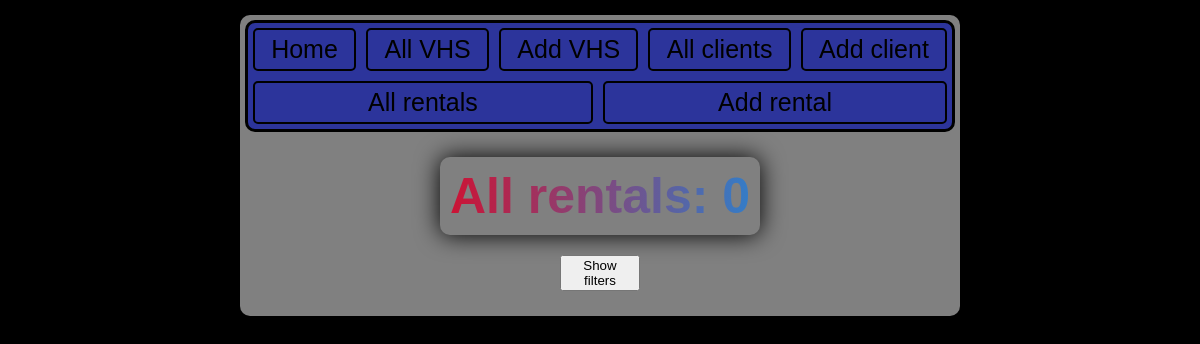
/all_rentals, run on an earlier commit of the app's database.
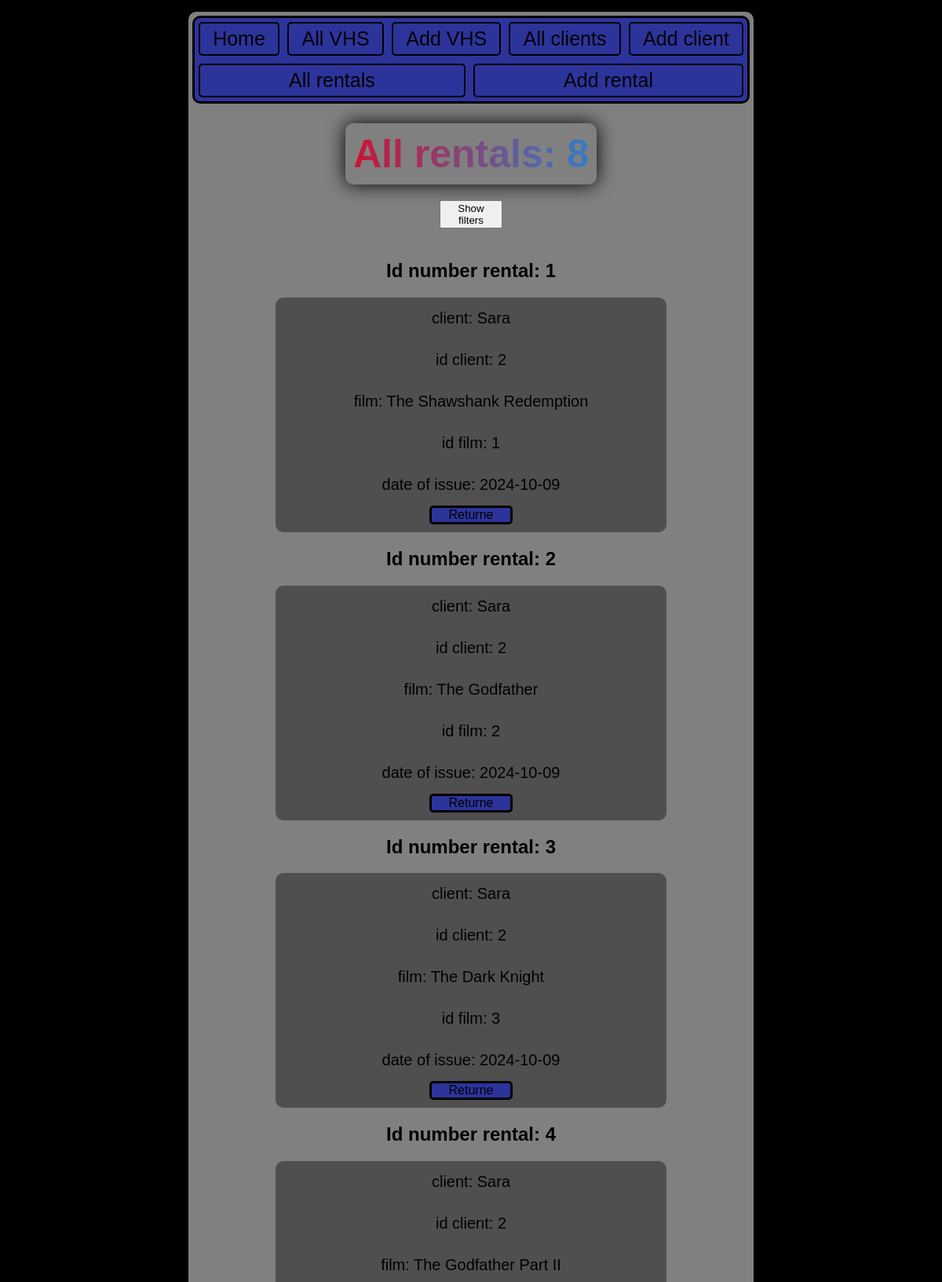
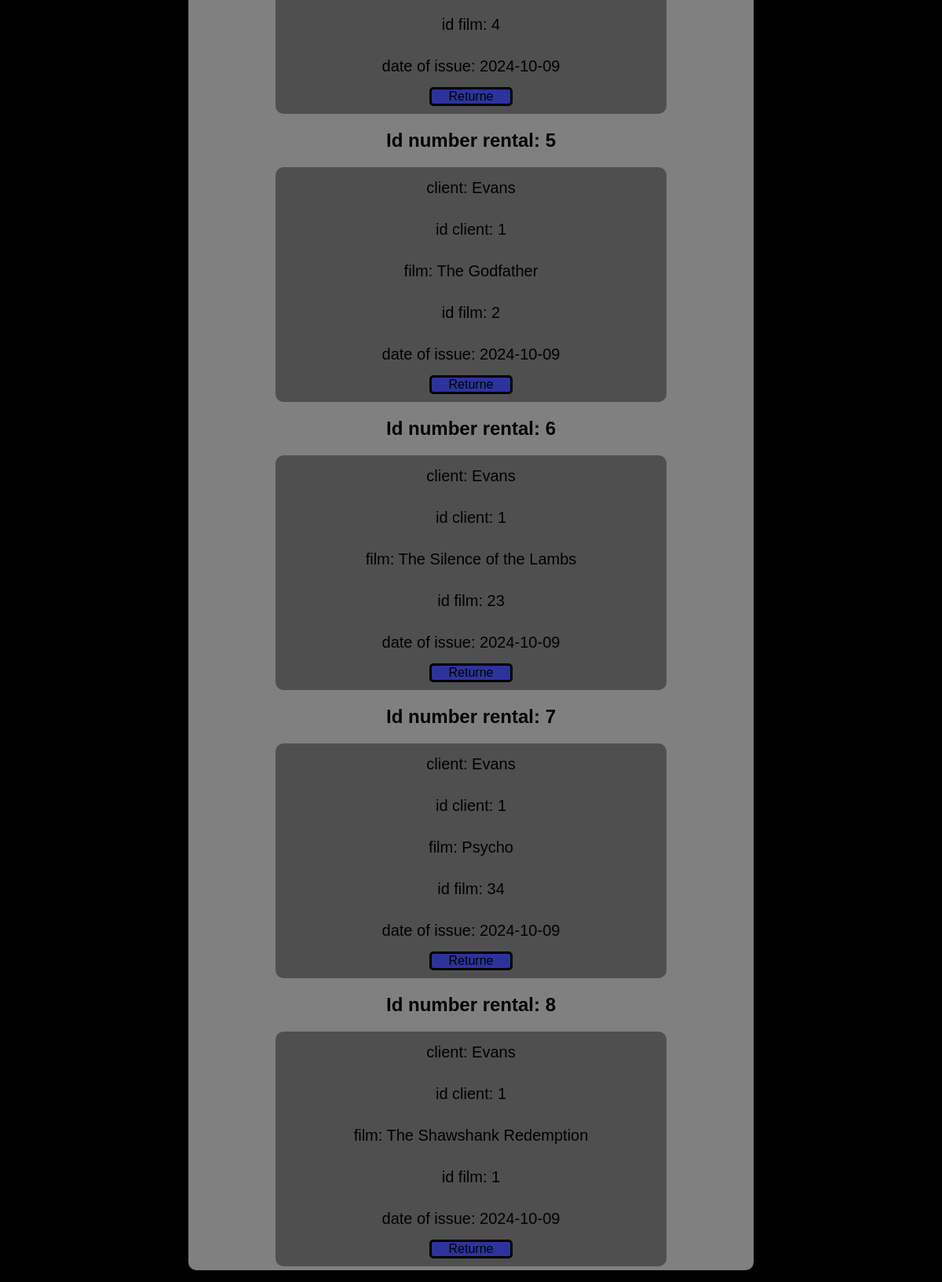
And on a later commit of the database (2 pictures, top to bottom).
### flaskr/db_models.py (models this page shows, shortened)
class Rental(db.Model):
    __bind_key__ = 'rentals'
    __tablename__ = 'rentals'
    id_link = db.Column(db.Integer, primary_key=True)
    client_id = db.Column(db.Integer, db.ForeignKey('clients.id_client'))
    vhs_tape_id = db.Column(db.Integer, db.ForeignKey('vhs_tapes.id_num'))
    client = db.relationship('Client', backref=db.backref('rentals', lazy='dynamic'))
    vhs_tapes = db.relationship('VhsTape', backref=db.backref('rentals', lazy='dynamic'))
    client_name = db.Column(db.String)
    title_vhs = db.Column(db.String)
    date_created = db.Column(db.Date)

### flaskr/routes/rental.py (the view)
@app.route("/all_rentals")
def all_rentals():
    total = Rental.query.count()
    client_name = request.args.get("client_name")
    film_title = request.args.get("film_title")
    data = {"total": total}
    if client_name:
        all_issued = Rental.query.filter(
            Rental.client_name.like(f"%{client_name}%")
        ).all()
        count = Rental.query.filter(Rental.client_name == client_name).count()
        data["count"] = count
    elif film_title:
        all_issued = Rental.query.filter(Rental.title_vhs.like(f"%{film_title}%")).all()
        count = Rental.query.filter(Rental.title_vhs == film_title).count()
        data["count"] = count
    else:
        all_issued = Rental.query.all()
    return render_template("rental/all_rentals_page.html", all_issued=all_issued, **data)

### flaskr/templates/rental/all_rentals_page.html (shortened to what this page needs)
{% extends "base.html" %}
{% block content %}
<h1 id="home-title" style="margin-top: 25px;">All rentals: {{ total }}</h1>
<button class="filter-button" style="margin: 20px auto;" onclick="document.querySelector('.search').style.display = 'block'; this.style.display = 'none';">
    Show filters
</button>
{% for rental in all_issued %}
<h2 style="text-align: center;">Id number rental: {{ rental.id_link }}</h2>
<div class="rental-card">
    <p>client: {{ rental.client_name }}</p>
    <p>id client: {{ rental.client_id }}</p>
    <p>film: {{ rental.title_vhs }}</p>
    <p>id film: {{ rental.vhs_tape_id }}</p>
    <p>date of issue: {{ rental.date_created }}</p>
    <a class="button-all" href="/rental/{{ rental.id_link }}/delete">Returne</a>
</div>
{% endfor %}
{% endblock %}

### flaskr/templates/base.html (shortened to what this page needs)
<!DOCTYPE html>
<html lang="en">
<head>
    <link rel="stylesheet" href="{{ url_for('static', filename='CSS/style.css') }}">
</head>
<body>
    <div class="main">
        <nav class="main-nav {% block nav_class %}{% endblock %}">
            <a href="/">Home</a>
            <a href="/all_vhstapes">All VHS</a>
            <a href="/create_vhstape">Add VHS</a>
            <a href="/all_clients">All clients</a>
            <a href="/create_client">Add client</a>
            <a href="/all_rentals">All rentals</a>
            <a href="/create_rental">Add rental</a>
        </nav>
        {% block content %}{% endblock %}
    </div>
</body>
</html>

### flaskr/static/CSS/style.css (style rules this page uses)
body { background-color: black; font-family: 'Source Sans Pro', sans-serif; z-index: -2; }
.main { display: flex; flex-direction: column; background-color: grey; width: 60%; padding: 5px; margin: 15px auto; border-radius: 10px; z-index: -1; }
nav { display: flex; border: 3px solid black; border-radius: 10px; background-color: rgb(44, 52, 155); flex-wrap: wrap; position: sticky; top: 0; z-index: 4; }
nav a { padding: 5px; border: 2px solid black; border-radius: 5px; margin: 5px; font-size: 25px; color: black; text-decoration: none; text-align: center; flex-grow: 1; }
#home-title { text-align: center; font-size: 50px; background: linear-gradient(90deg, rgb(209, 16, 48), rgb(47, 128, 204)); -webkit-background-clip: text; background-clip: text; -webkit-text-fill-color: transparent; box-shadow: 0 0 25px rgba(0, 0, 0, 1); border-radius: 10px; margin: 0 auto; padding: 10px; }
.filter-button { width: 80px; }
.button-all { text-decoration: none; background-color: rgb(44, 52, 155); color: black; border: 3px solid black; border-radius: 5px; }
.rental-card { display: flex; flex-direction: column; border-radius: 10px; background: rgb(80, 79, 79); display: flex; margin: 5px; align-items: center; width: 70%; margin: 0 auto; }
.rental-card > p { font-size: 20px; margin: 15px; }
.rental-card > a { width: 20%; text-align: center; margin-bottom: 10px; }

What changed in the data, as far as the page shows it:
added Rental: id_link "1", client_name "Sara", client_id "2", title_vhs "The Shawshank Redemption", vhs_tape_id "1", date_created "2024-10-09"
added Rental: id_link "2", client_name "Sara", client_id "2", title_vhs "The Godfather", vhs_tape_id "2", date_created "2024-10-09"
added Rental: id_link "3", client_name "Sara", client_id "2", title_vhs "The Dark Knight", vhs_tape_id "3", date_created "2024-10-09"
added Rental: id_link "4", client_name "Sara", client_id "2", title_vhs "The Godfather Part II", vhs_tape_id "4", date_created "2024-10-09"
added Rental: id_link "5", client_name "Evans", client_id "1", title_vhs "The Godfather", vhs_tape_id "2", date_created "2024-10-09"
added Rental: id_link "6", client_name "Evans", client_id "1", title_vhs "The Silence of the Lambs", vhs_tape_id "23", date_created "2024-10-09"
added Rental: id_link "7", client_name "Evans", client_id "1", title_vhs "Psycho", vhs_tape_id "34", date_created "2024-10-09"
added Rental: id_link "8", client_name "Evans", client_id "1", title_vhs "The Shawshank Redemption", vhs_tape_id "1", date_created "2024-10-09"
Also different on the page:
{{ total }}: "0" → "8"
